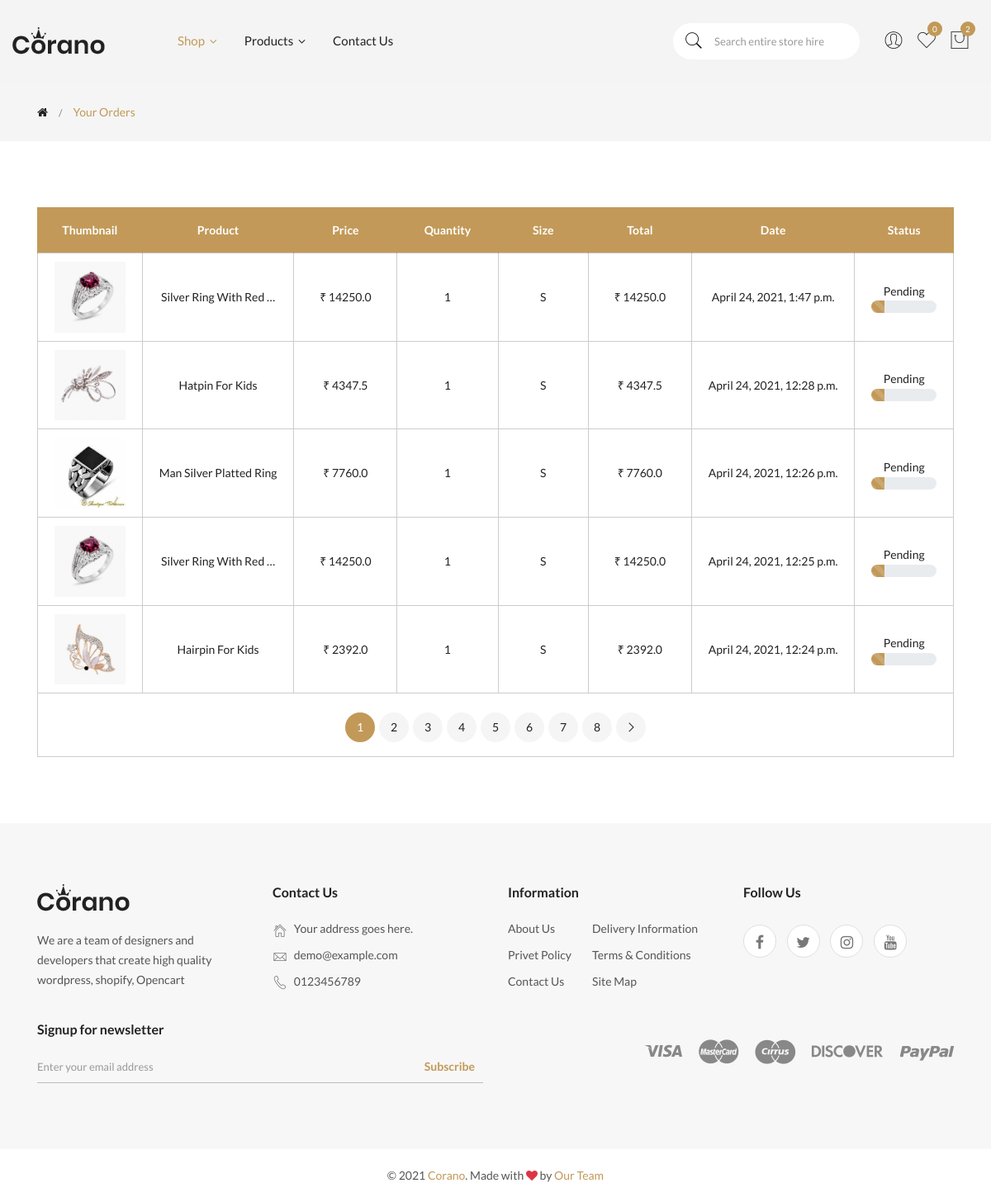
Screenshot of /orders/ (signed in) with the database file from the repository.
### myapp/models.py (models this page shows)
class Order(models.Model):
    user = models.ForeignKey(User,on_delete=models.CASCADE)
    customer = models.ForeignKey(CustomerModel,on_delete=models.CASCADE)
    product = models.ForeignKey(ProductModel,on_delete=models.CASCADE)
    quantity = models.PositiveIntegerField()
    psize = models.CharField(max_length=20,default='S')
    order_date = models.DateTimeField(auto_now_add=True)
    status = models.CharField(choices=step,max_length=200,default='Pending')
    @property
    def product_total(self):
        return (self.quantity)*(self.product.sell_price)

class ProductModel(models.Model):
    name= models.CharField(max_length=300)
    main_cate = models.CharField(choices=m_cate,max_length=200)
    sub_cate = models.CharField(choices=s_cate,max_length=200)
    og_price = models.IntegerField()
    discount = models.IntegerField()
    discounted_price = models.IntegerField(null=True)
    sell_price = models.IntegerField(null=True)
    p_type = models.CharField(default = 'Single Material',choices=ptype,max_length=200)
    p_material = models.CharField(choices=p_mate,max_length=200)
    p_brand = models.CharField(choices=p_brand,max_length=200)
    p_occasion = models.CharField(choices=occa,max_length=200)
    p_status = models.CharField(default='Available',choices=pstatus,max_length=100)
    p_mode = models.CharField(choices=pmode,default='Running',max_length=100)
    p_des = models.TextField()
    photo = models.ImageField(upload_to='product/')
    created_at = models.DateField(auto_now_add=True)
    @property
    def discounted_price(self):
        return ((self.og_price)*(self.discount))/100
    @property
    def sell_price(self):
        return (self.og_price)-(self.discounted_price)

### myapp/views.py (the view)
# urls.py: path('orders/',OrdersView,name='orders'),
def OrdersView(request):
    if request.user.is_authenticated:
        order_data = Order.objects.filter(user=request.user)[::-1]
        paginator = Paginator(order_data, 5, orphans=0)
        page_number = request.GET.get('page')
        order_data = paginator.get_page(page_number)
        proamount = 0
        cart_count = 0
        shipping_amt = 70
        final_amt = 0
        data = Cart.objects.filter(user=request.user)
        for i in data:
            prod_amt = ((i.product.sell_price)*(i.quantity))
            cart_count += i.quantity
            proamount += prod_amt
            final_amt = proamount+shipping_amt
        context = {'order_data':order_data,'cart_count':cart_count,'page_number':page_number,
        'proamount':proamount,'final_amt':final_amt}
        return render(request,'order.html',context)
    else:
        messages.info(request, '☹︎ Please Login First')
    return redirect('/signin')

### myapp/templates/order.html (shortened to what this page needs)
{% extends 'base.html' %}
{% load static %}
{% block body %}
<div class="breadcrumb-area">
    <div class="container">
        <div class="row">
            <div class="col-12">
                <div class="breadcrumb-wrap">
                    <nav aria-label="breadcrumb">
                        <ul class="breadcrumb">
                            <li class="breadcrumb-item"><a href="{% url 'shop' %}"><i class="fa fa-home"></i></a></li>
                            <li class="breadcrumb-item active" aria-current="page">Your Orders</li>
                        </ul>
                    </nav>
                </div>
            </div>
        </div>
    </div>
</div>
<div class="cart-main-wrapper section-padding">
    <div class="container">
        <div class="section-bg-color">
            <div class="row">
                <div class="col-lg-12">
                    <div class="cart-table table-responsive">
                        <table class="table table-bordered" id="ok">
                            <thead>
                                <tr>
                                    <th class="pro-thumbnail">Thumbnail</th>
                                    <th class="pro-title">Product</th>
                                    <th class="pro-price">Price</th>
                                    <th class="pro-quantity">Quantity</th>
                                    <th class="pro-quantity">Size</th>
                                    <th class="pro-subtotal">Total</th>
                                    <th class="pro-remove">Date</th>
                                    <th class="pro-remove">Status</th>
                                </tr>
                            </thead>
                            <tbody>
                                {% for order in order_data %}
                                <tr>
                                    <td class="pro-thumbnail">
                                        <a href="#">
                                            <img class="img-fluid" src="{{order.product.photo.url}}" alt="Product">
                                        </a>
                                    </td>
                                    <td class="pro-title"><a href="#">{{order.product.name|truncatewords:4}}</a></td>
                                    <td class="pro-price"><span>₹ {{order.product.sell_price}}</span></td>
                                    <td class="pro-quantity">
                                        {{order.quantity}}
                                    </td>
                                    <td class="pro-subtotal"><span>{{order.psize}}</span></td>
                                    <td class="pro-subtotal"><span>₹ {{order.product_total}}</span></td>
                                    <td class="pro-subtotal"><span>{{order.order_date}}</span></td>
                                    <td>
                                        {{order.status}}
                                        {% if order.status == 'Pending' %}
                                        <div class="progress">
                                            <div data-toggle="tooltip" data-placement="top" title="{{order.status}}" class="progress-bar progress-bar-striped progress-bar-animated"
                                                role="progressbar" aria-valuenow="75" aria-valuemin="0"
                                                aria-valuemax="100" style="width: 20%"></div>
                                        </div>
                                        {% elif order.status == 'Accepted' %}
                                        <div class="progress">
                                            <div data-toggle="tooltip" data-placement="top" title="{{order.status}}" class="progress-bar progress-bar-striped progress-bar-animated"
                                                role="progressbar" aria-valuenow="75" aria-valuemin="0"
                                                aria-valuemax="100" style="width: 40%"></div>
                                        </div>
                                        {% elif order.status == 'Packing' %}
                                        <div class="progress">
                                            <div data-toggle="tooltip" data-placement="top" title="{{order.status}}" class="progress-bar progress-bar-striped progress-bar-animated"
                                                role="progressbar" aria-valuenow="75" aria-valuemin="0"
                                                aria-valuemax="100" style="width: 60%"></div>
                                        </div>
                                        {% elif order.status == 'Shipping' %}
                                        <div class="progress">
                                            <div data-toggle="tooltip" data-placement="top" title="{{order.status}}" class="progress-bar progress-bar-striped progress-bar-animated"
                                                role="progressbar" aria-valuenow="75" aria-valuemin="0"
                                                aria-valuemax="100" style="width: 80%"></div>
                                        </div>
                                        {% elif order.status == 'Deliverd' %}
                                        <div class="progress">
                                            <div data-toggle="tooltip" data-placement="top" title="{{order.status}}" class="progress-bar progress-bar-striped progress-bar-animated"
                                                role="progressbar" aria-valuenow="75" aria-valuemin="0"
                                                aria-valuemax="100" style="width: 100%"></div>
                                        </div>
                                        {% endif %}
                                    </td>
                                {% endfor %}
                            </tbody>
                        </table>
                    </div>
                    <div class="cart-update-option  text-left">
                        <div class="paginatoin-area text-center ">
                            <ul class="pagination-box ">
                                {% for pg in order_data.paginator.page_range %}
                                {% if order_data.number == pg %}
                                <li class="active">
                                    <a href="?page={{pg}}&ok=#ok">{{pg}}</a>
                                </li>
                                {% else %}
                                <li>
                                    <a href="?page={{pg}}&ok=#ok">{{pg}}</a>
                                </li>
                                {% endif %}
                                {% endfor %}
                                {% if order_data.has_next %}
                                <li>
                                    <a class="next" href="?page={{order_data.next_page_number}}&ok=#ok"><i class="pe-7s-angle-right"></i></a>
                                </li>
                                {% endif %}
                            </ul>
                        </div>
                    </div>
                </div>
            </div>
        </div>
    </div>
</div>
{% endblock body %}

### rows the page displays
Order: product.photo (picture), product.name "Silver Ring With Red …", product.sell_price "14250.0", quantity "1", psize "S", product_total "14250.0", order_date "April 24, 2021, 1:47 p.m.", status "Pending"
Order: product.photo (picture), product.name "Hatpin For Kids", product.sell_price "4347.5", quantity "1", psize "S", product_total "4347.5", order_date "April 24, 2021, 12:28 p.m.", status "Pending"
Order: product.photo (picture), product.name "Man Silver Platted Ring", product.sell_price "7760.0", quantity "1", psize "S", product_total "7760.0", order_date "April 24, 2021, 12:26 p.m.", status "Pending"
Order: product.photo (picture), product.name "Silver Ring With Red …", product.sell_price "14250.0", quantity "1", psize "S", product_total "14250.0", order_date "April 24, 2021, 12:25 p.m.", status "Pending"
Order: product.photo (picture), product.name "Hairpin For Kids", product.sell_price "2392.0", quantity "1", psize "S", product_total "2392.0", order_date "April 24, 2021, 12:24 p.m.", status "Pending"

### other values shown
{{ cart_count }} "2"
{{ pg }} "1"
{{ pg }} "2" "3" "4" "5" "6" "7" "8"
